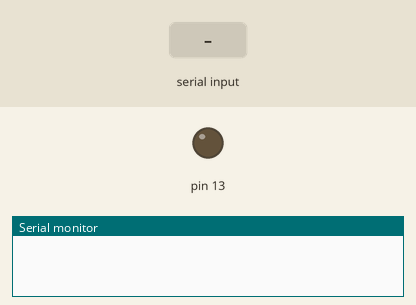
This sketch was run on a simulated Arduino Uno, built with avr-gcc and run on an emulated ATmega328P. Shown: output pins drawn as LEDs (lit = HIGH), the last lines printed to the serial monitor. Inputs (shaded band) come from the test bench.

Above: at 1.2 s.
1.3 s: "start" received over Serial
At 3.2 s:
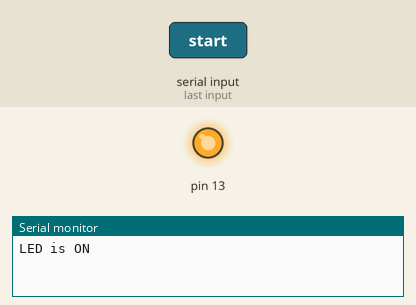
3.8 s: "stop" received over Serial
At 5.1 s:
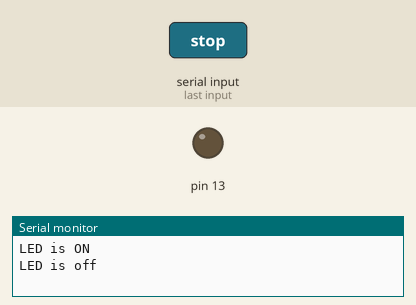
Timing chart, 0 to 6.8 s (numbered marks = the images above; inputs shaded):
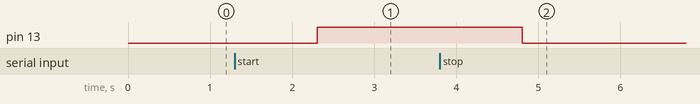

The sketch:

2-07-2023-string-monitor.ino
```cpp
void setup() {
  // put your setup code here, to run once:
Serial.begin(9600);
pinMode(13,OUTPUT);
}

void loop() {
  // put your main code here, to run repeate
  if(Serial.available()>0)
  {
  String data1=Serial.readString();
  data1.trim();
  {
if(data1=="start")
{
  digitalWrite(13,HIGH);
  Serial.println("LED is ON");
}
else if(data1=="stop")
  {
    digitalWrite(13,LOW);
Serial.println("LED is off");
  }
}
  }
}
```

Measured:
- after the input at 1.3 s, pin 13: LOW → HIGH after 1.0 s
- after the input at 3.8 s, pin 13: HIGH → LOW after 1.0 s
